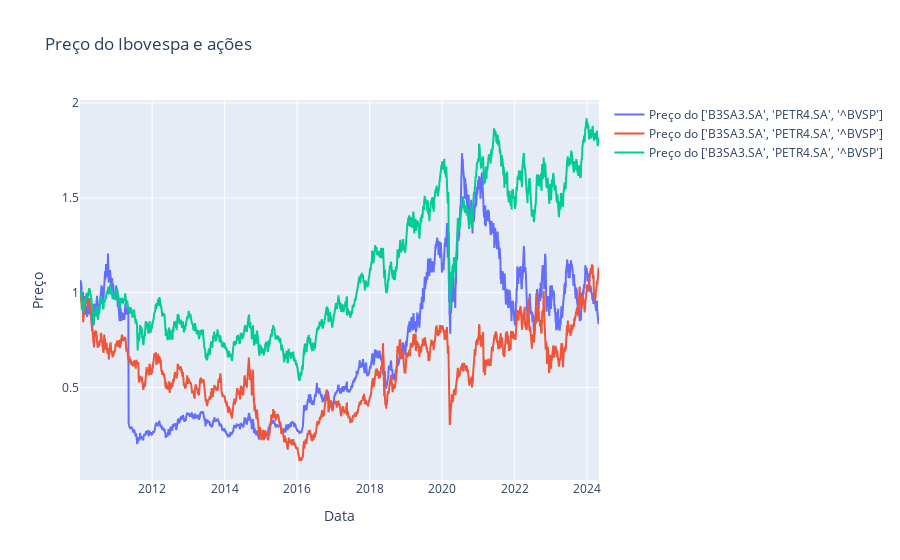

Notebook code for this chart:
### Code cell
# Cria um gráfico de linha usando o Plotly
fig = go.Figure()
for stocks in acoes_df.columns:
#fig.add_trace(go.Scatter(x=acoes_df.index, y=acoes_df['IBOV'], mode='lines', name='Preço do Ibovespa'))
#fig.add_trace(go.Scatter(x=acoes_df.index, y=acoes_df['B3SA3'], mode='lines', name='Preço do B3SA3'))
    fig.add_trace(go.Scatter(x=acoes_df_normalized.index, y=acoes_df_normalized[stocks], mode='lines', name=f'Preço do {acoes}'))

# Configura o layout do gráfico
fig.update_layout(
    title='Preço do Ibovespa e ações',
    xaxis_title='Data',
    yaxis_title='Preço',
    showlegend=True
)

# Exibe o gráfico
fig.show()

### Figure 1 — Plotly figure (JSON) as saved in the notebook; plotly's stock layout.template omitted (floating-point values rounded to 4 significant figures; data arrays with more than 128 entries replaced by an {"elided": "..."} marker saying what was removed)
{"data": [{"mode": "lines", "name": "Preço do ['B3SA3.SA', 'PETR4.SA', '^BVSP']", "type": "scatter", "x": {"elided": "3545 str values"}, "y": {"elided": "3545 float values"}}, {"mode": "lines", "name": "Preço do ['B3SA3.SA', 'PETR4.SA', '^BVSP']", "type": "scatter", "x": {"elided": "3545 str values"}, "y": {"elided": "3545 float values"}}, {"mode": "lines", "name": "Preço do ['B3SA3.SA', 'PETR4.SA', '^BVSP']", "type": "scatter", "x": {"elided": "3545 str values"}, "y": {"elided": "3545 float values"}}], "layout": {"showlegend": true, "title": {"text": "Preço do Ibovespa e ações"}, "xaxis": {"title": {"text": "Data"}}, "yaxis": {"title": {"text": "Preço"}}}}
